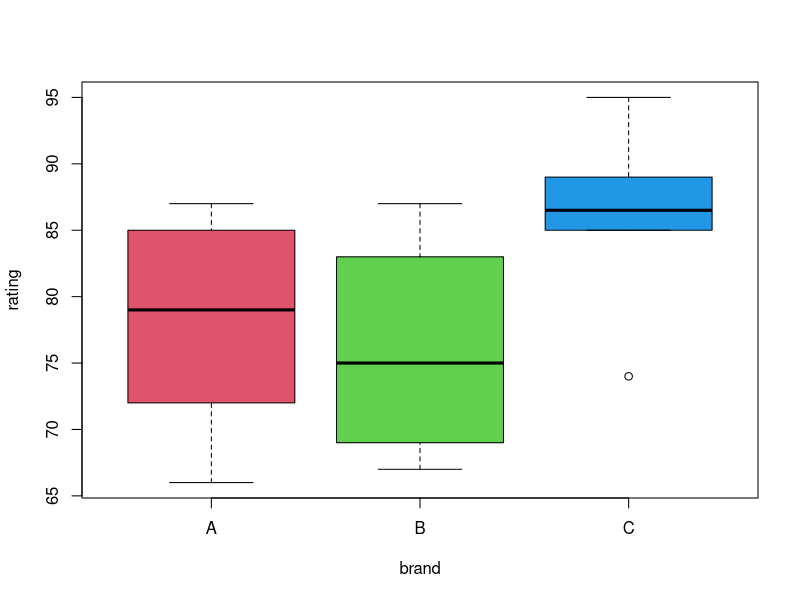
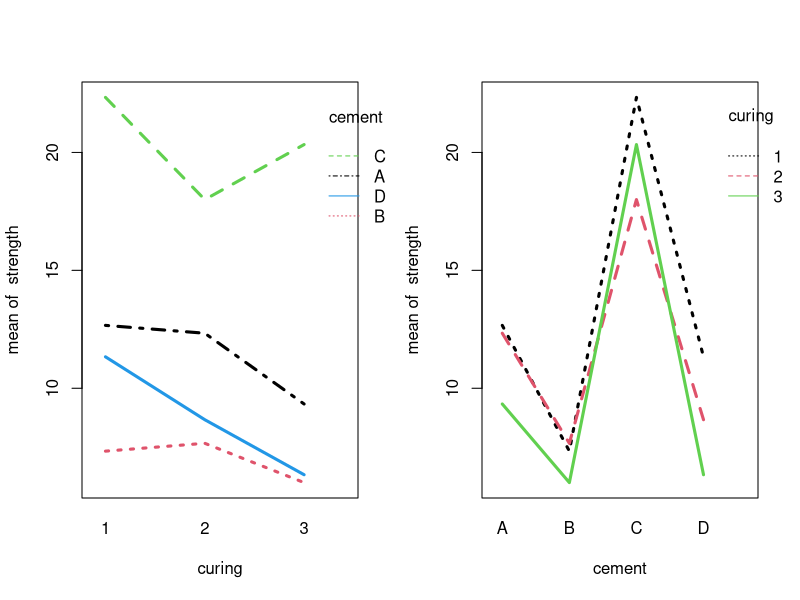
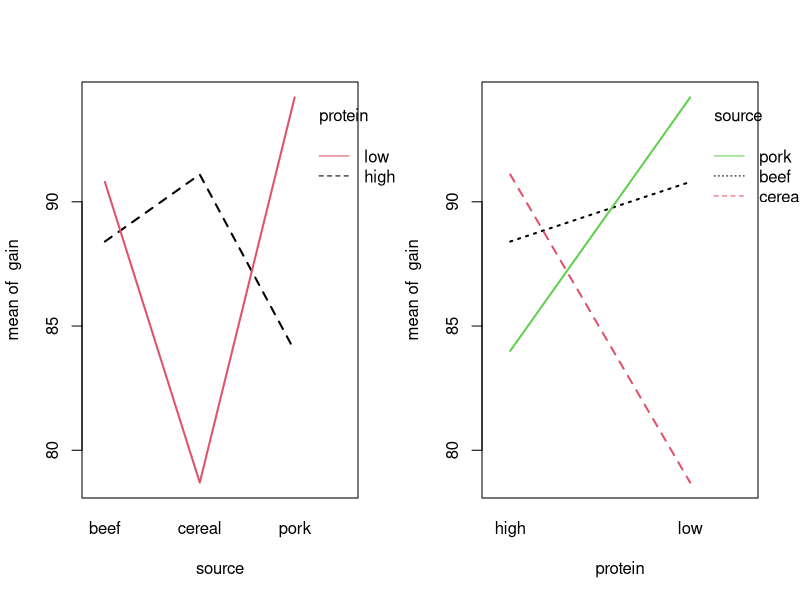
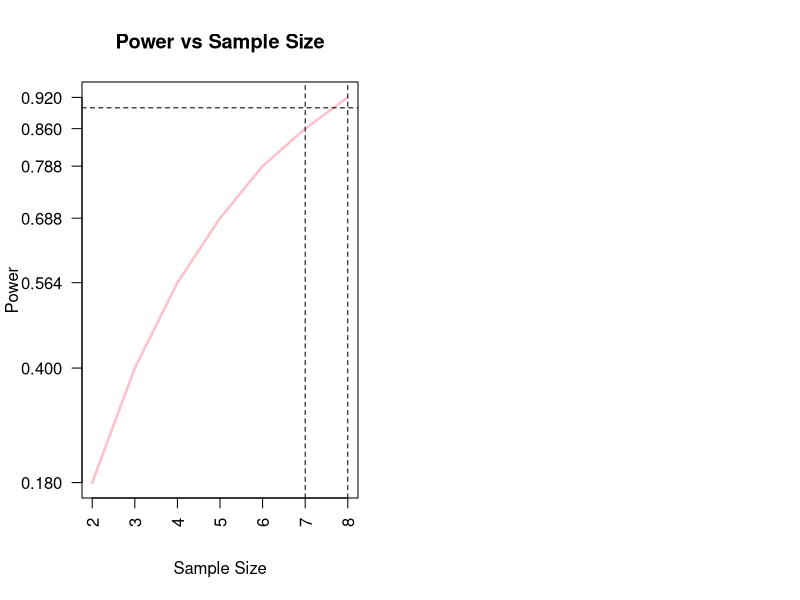

The R source for these figures, in order: (Note: a time limit stopped this script after it produced the figures.)
## ---- chunk 1
cookies = read.csv("cookies.csv")
boxplot(rating~brand,data=cookies,col=2:5)
cookies_aov = aov(rating~brand,data=cookies)
summary(cookies_aov)
## ---- chunk 2
TukeyHSD(cookies_aov,conf.level=0.10)
## ---- chunk 3
concrete = read.csv("concrete.csv")
par(mfrow=c(1,2))
with(concrete,interaction.plot(curing,cement,strength,lwd=3,col=1:4))
with(concrete,interaction.plot(cement,curing,strength,lwd=3,col=1:3))
## ---- chunk 4
summary(aov(strength~curing*cement,data=concrete))
summary(aov(strength~curing+cement,data=concrete))
## ---- chunk 5
concrete_int = aov(strength~curing*cement,data=concrete)
concrete_add = aov(strength~curing+cement,data=concrete)
concrete_table = expand.grid(curing=unique(concrete$curing), cement=unique(concrete$cement))
get_est_means = function(model,table) {
  mat = matrix(predict(model,table),nrow=4,ncol=3,byrow=TRUE)
  colnames(mat)=c("1","2","3")
  rownames(mat) = c("A","B","C","D")
  mat
}
additive_means = get_est_means(model=concrete_add,table=concrete_table)
additive_means["A",] - additive_means["B",]
## ---- chunk 6
knitr::kable(get_est_means(model=concrete_add,table=concrete_table))
## ---- chunk 7
rats = read.csv("rat_wt.csv")
par(mfrow=c(1,2))
with(rats, interaction.plot(source, protein, gain, lwd = 2, col = 1:4))
with(rats, interaction.plot(protein, source, gain, lwd = 2, col = 1:3))
## ---- chunk 8
summary(aov(gain~source*protein,data=rats))
## ---- chunk 9
rats_int = aov(gain~source*protein,data=rats)
get_est_means = function(model,table) {
  mat = matrix(predict(model, table), nrow = 2, ncol = 3, byrow = TRUE)
  colnames(mat) = c("pork", "cereal", "beef")
  rownames(mat) = c("high", "low")
  mat
}

rats_table = expand.grid(source=unique(rats$source),protein=unique(rats$protein))
knitr::kable(get_est_means(model=rats_int,table=rats_table))
## ---- chunk 10
birthday = 19990503
set.seed(birthday)
## ---- chunk 11
library(broom)

sim_anova = function(n = 10, mu_a = 0, mu_b = 0, mu_c = 0, mu_d = 0, sigma = 1, stat = TRUE) {
  
  # create data from one-way ANOVA model with four groups of equal size
  # response simulated from normal with group mean, shared variance
  # group variable indicates group A, B, C or D
  sim_data = data.frame(
    response = c(rnorm(n = n, mean = mu_a, sd = sigma),
                 rnorm(n = n, mean = mu_b, sd = sigma),
                 rnorm(n = n, mean = mu_c, sd = sigma)),
    group = c(rep("A", times = n), rep("B", times = n), 
              rep("C", times = n))
  )
  
  # obtain F-statistic and p-value for testing difference of means
  # use lm instead of aov for better result formatting with glance
  aov_results = lm(response ~ group, data = sim_data)
  f_stat = glance(aov_results)$statistic
  p_val  = glance(aov_results)$p.value
  
  # return f_stat if stat = TRUE, otherwise, p-value
  ifelse(stat, f_stat, p_val)
  
}
## ---- chunk 12
y = c(0)
x = c(0)
for (i in 2:100){
  p_vals = replicate(n = 500, sim_anova(n=i,mu_a = -1, mu_b = 0, mu_c = 1,sigma = 1, stat = FALSE))
  y = c(y,mean(p_vals < 0.05))
  if(is.na(y[i])){
    y[i] = 0
  }
  x=c(x,i)
  if(y[i]>0.9){
    break;
  }
  
}

plot(x[2:length(x)],y[2:length(x)],type="n", main="Power vs Sample Size", xlab = "Sample Size", ylab = "Power",xaxt="n",yaxt="n")
axis(1, at = x[2:length(x)], las=2)
axis(2, at = y[2:length(x)], las=2)
lines(x[2:length(x)],y[2:length(x)],col="pink",lwd=2.5)
abline(h=0.9,lty=2)
abline(v=i-1,lty=2)
abline(v=i,lty=2)
## ---- chunk 13
birthday = 19990503
set.seed(birthday)
## ---- chunk 14
sim_anova = function(n = 10, mu_a = 0, mu_b = 0, n_a = 5, n_b = 5, sigma = 1, stat = TRUE) {
  
  sim_data = data.frame(
    response = c(rnorm(n = n, mean = mu_a, sd = sigma),
                 rnorm(n = n, mean = mu_b, sd = sigma)),
    group = c(rep("A", times = n), rep("B", times = n))
  )
  

  aov_results = lm(response ~ group, data = sim_data)
  f_stat = glance(aov_results)$statistic
  p_val  = glance(aov_results)$p.value
  

  ifelse(stat, f_stat, p_val)
  
}
## ---- chunk 15
par(mfrow=c(1,1))
mean_p_vals = rep(0,9)


x = 1:9
for (a in x){
  b = 10-a;
  p_vals = replicate(n = 500, sim_anova(mu_a = 0, mu_b = 2, n_a = a, n_b = b,sigma = 1, stat = FALSE))
 
  mean_p_vals[a]=mean(p_vals < 0.05)
}

plot(x,mean_p_vals,type="n", main="Power vs Balance", xlab = "Sample Size (A)", ylab = "Power",xaxt="n")
axis(1, at = x, las=2)
lines(x,mean_p_vals,col="blue",lwd=2.5)
abline(v =5 ,lty = 2)
